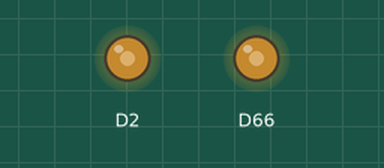
This sketch was run on a simulated Arduino Due. Parts: output pins drawn as LEDs (lit = HIGH).

Above: at 0.05 s.
At 0.65 s:
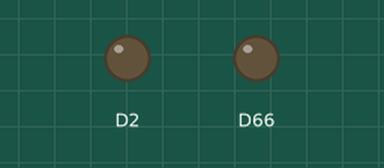
Timing chart, 0 to 3.0 s (numbered marks = the images above):
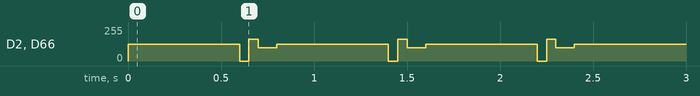

The sketch:

DAC.ino
```cpp
#include <Arduino.h>
//#include <Waveform.h>


void setup() {
  analogWriteResolution(12);

  // put your setup code here, to run once:

}

void loop() {
  analogWrite(DAC0,2048 );
  analogWrite(2,2048 );
  delay(600);
  analogWrite(DAC0,0);
  analogWrite(2,0);
  delay(50);
  analogWrite(DAC0,2606);
  analogWrite(2,2606);
  delay(50);
  analogWrite(DAC0,1614 );
  analogWrite(2,1614);
  delay(100);

  // put your main code here, to run repeatedly:

}
```

Measured:
- by itself, D2, D66: repeats every 0.80 s: 0/255 0.05 s, 162/255 0.05 s, 100/255 0.10 s, 127/255 0.60 s
